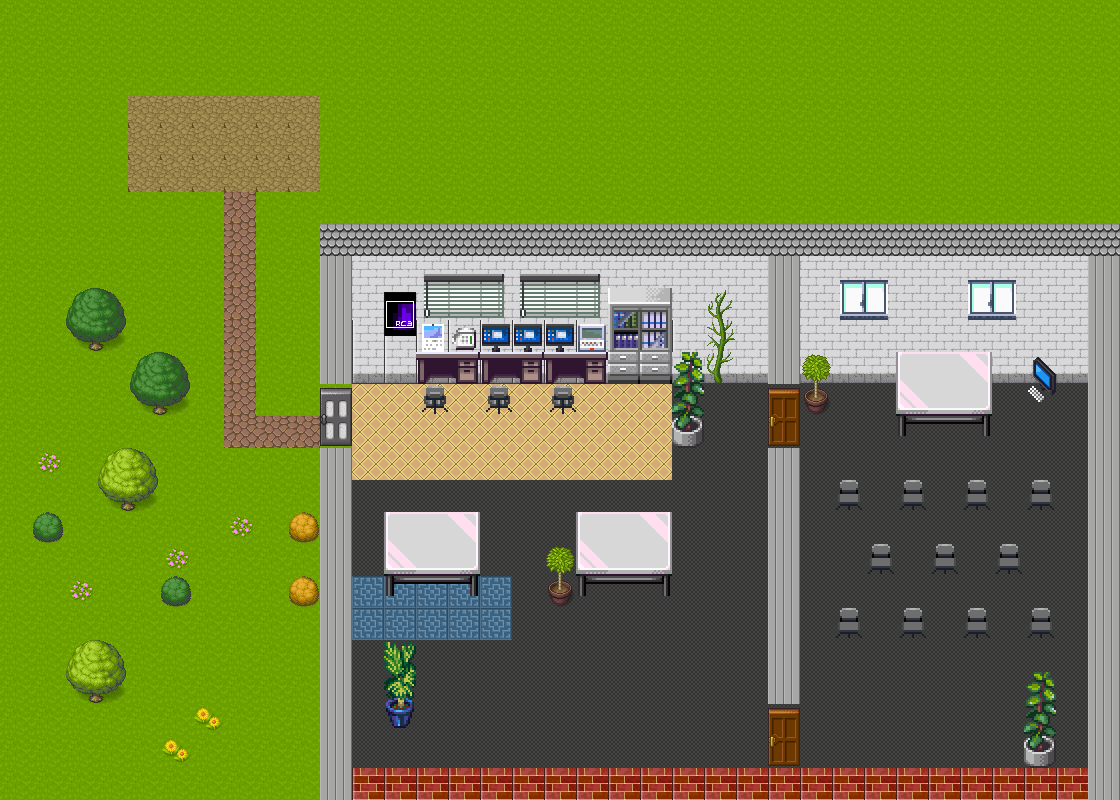

A level layout from a 2D game, rendered from its tile map. Below: a short description, then the map file with tile-grid data replaced by summaries:
An orthogonal 35x25 tile map with 32x32 px tiles, 11 tile layers (start, Grass_draussen, GroundFloor, Wall, ...), 4 tilesets.

<map version="1.4" tiledversion="1.4.3" orientation="orthogonal" renderorder="right-down" width="35" height="25" tilewidth="32" tileheight="32" infinite="0" nextlayerid="16" nextobjectid="1">
 <editorsettings>
  <export target="main.json" format="json" />
 </editorsettings>
 <tileset firstgid="1" name="cija_32x32_expansion for Pipoya_CC0" tilewidth="32" tileheight="32" tilecount="1995" columns="15">
  <image source="tiles/tiles_png/community/bytewerk/cija_32x32_expansion for Pipoya_CC0.png" width="480" height="4256" />
  <tile id="735">
   <properties>
    <property name="collides" type="bool" value="true" />
   </properties>
  </tile>
  <tile id="736">
   <properties>
    <property name="collides" type="bool" value="true" />
   </properties>
  </tile>
  <tile id="737">
   <properties>
    <property name="collides" type="bool" value="true" />
   </properties>
  </tile>
  <tile id="738">
   <properties>
    <property name="collides" type="bool" value="true" />
   </properties>
  </tile>
  <tile id="739">
   <properties>
    <property name="collides" type="bool" value="true" />
   </properties>
  </tile>
  <tile id="740">
   <properties>
    <property name="collides" type="bool" value="true" />
   </properties>
  </tile>
  <tile id="750">
   <properties>
    <property name="collides" type="bool" value="true" />
   </properties>
  </tile>
  <tile id="751">
   <properties>
    <property name="collides" type="bool" value="true" />
   </properties>
  </tile>
  <tile id="752">
   <properties>
    <property name="collides" type="bool" value="true" />
   </properties>
  </tile>
  <tile id="753">
   <properties>
    <property name="collides" type="bool" value="true" />
   </properties>
  </tile>
  <tile id="754">
   <properties>
    <property name="collides" type="bool" value="true" />
   </properties>
  </tile>
  <tile id="755">
   <properties>
    <property name="collides" type="bool" value="true" />
   </properties>
  </tile>
  <tile id="765">
   <properties>
    <property name="collides" type="bool" value="true" />
   </properties>
  </tile>
  <tile id="766">
   <properties>
    <property name="collides" type="bool" value="true" />
   </properties>
  </tile>
  <tile id="767">
   <properties>
    <property name="collides" type="bool" value="true" />
   </properties>
  </tile>
  <tile id="768">
   <properties>
    <property name="collides" type="bool" value="true" />
   </properties>
  </tile>
  <tile id="769">
   <properties>
    <property name="collides" type="bool" value="true" />
   </properties>
  </tile>
  <tile id="770">
   <properties>
    <property name="collides" type="bool" value="true" />
   </properties>
  </tile>
  <tile id="780">
   <properties>
    <property name="collides" type="bool" value="true" />
   </properties>
  </tile>
  <tile id="781">
   <properties>
    <property name="collides" type="bool" value="true" />
   </properties>
  </tile>
  <tile id="782">
   <properties>
    <property name="collides" type="bool" value="true" />
   </properties>
  </tile>
  <tile id="783">
   <properties>
    <property name="collides" type="bool" value="true" />
   </properties>
  </tile>
  <tile id="784">
   <properties>
    <property name="collides" type="bool" value="true" />
   </properties>
  </tile>
  <tile id="785">
   <properties>
    <property name="collides" type="bool" value="true" />
   </properties>
  </tile>
  <tile id="795">
   <properties>
    <property name="collides" type="bool" value="true" />
   </properties>
  </tile>
  <tile id="796">
   <properties>
    <property name="collides" type="bool" value="true" />
   </properties>
  </tile>
  <tile id="797">
   <properties>
    <property name="collides" type="bool" value="true" />
   </properties>
  </tile>
  <tile id="798">
   <properties>
    <property name="collides" type="bool" value="true" />
   </properties>
  </tile>
  <tile id="799">
   <properties>
    <property name="collides" type="bool" value="true" />
   </properties>
  </tile>
  <tile id="800">
   <properties>
    <property name="collides" type="bool" value="true" />
   </properties>
  </tile>
  <tile id="1050">
   <properties>
    <property name="collides" type="bool" value="true" />
   </properties>
  </tile>
  <tile id="1051">
   <properties>
    <property name="collides" type="bool" value="true" />
   </properties>
  </tile>
  <tile id="1052">
   <properties>
    <property name="collides" type="bool" value="true" />
   </properties>
  </tile>
  <tile id="1053">
   <properties>
    <property name="collides" type="bool" value="true" />
   </properties>
  </tile>
  <tile id="1054">
   <properties>
    <property name="collides" type="bool" value="true" />
   </properties>
  </tile>
  <tile id="1055">
   <properties>
    <property name="collides" type="bool" value="true" />
   </properties>
  </tile>
  <tile id="1056">
   <properties>
    <property name="collides" type="bool" value="true" />
   </properties>
  </tile>
  <tile id="1065">
   <properties>
    <property name="collides" type="bool" value="true" />
   </properties>
  </tile>
  <tile id="1066">
   <properties>
    <property name="collides" type="bool" value="true" />
   </properties>
  </tile>
  <tile id="1067">
   <properties>
    <property name="collides" type="bool" value="true" />
   </properties>
  </tile>
  <tile id="1068">
   <properties>
    <property name="collides" type="bool" value="true" />
   </properties>
  </tile>
  <tile id="1069">
   <properties>
    <property name="collides" type="bool" value="true" />
   </properties>
  </tile>
  <tile id="1070">
   <properties>
    <property name="collides" type="bool" value="true" />
   </properties>
  </tile>
  <tile id="1071">
   <properties>
    <property name="collides" type="bool" value="true" />
   </properties>
  </tile>
  <tile id="1080">
   <properties>
    <property name="collides" type="bool" value="true" />
   </properties>
  </tile>
  <tile id="1081">
   <properties>
    <property name="collides" type="bool" value="true" />
   </properties>
  </tile>
  <tile id="1082">
   <properties>
    <property name="collides" type="bool" value="true" />
   </properties>
  </tile>
  <tile id="1083">
   <properties>
    <property name="collides" type="bool" value="true" />
   </properties>
  </tile>
  <tile id="1084">
   <properties>
    <property name="collides" type="bool" value="true" />
   </properties>
  </tile>
  <tile id="1085">
   <properties>
    <property name="collides" type="bool" value="true" />
   </properties>
  </tile>
  <tile id="1086">
   <properties>
    <property name="collides" type="bool" value="true" />
   </properties>
  </tile>
  <tile id="1095">
   <properties>
    <property name="collides" type="bool" value="true" />
   </properties>
  </tile>
  <tile id="1096">
   <properties>
    <property name="collides" type="bool" value="true" />
   </properties>
  </tile>
  <tile id="1097">
   <properties>
    <property name="collides" type="bool" value="true" />
   </properties>
  </tile>
  <tile id="1098">
   <properties>
    <property name="collides" type="bool" value="true" />
   </properties>
  </tile>
  <tile id="1099">
   <properties>
    <property name="collides" type="bool" value="true" />
   </properties>
  </tile>
  <tile id="1100">
   <properties>
    <property name="collides" type="bool" value="true" />
   </properties>
  </tile>
  <tile id="1101">
   <properties>
    <property name="collides" type="bool" value="true" />
   </properties>
  </tile>
 </tileset>
 <tileset firstgid="1996" name="tilesets_deviant_milkian_1" tilewidth="32" tileheight="32" tilecount="256" columns="16">
  <image source="tiles/tiles_png/community/cert/imgs/tilesheets/tilesets_deviant_milkian_1.png" width="512" height="512" />
  <tile id="152">
   <properties>
    <property name="collides" type="bool" value="true" />
   </properties>
  </tile>
  <tile id="153">
   <properties>
    <property name="collides" type="bool" value="true" />
   </properties>
  </tile>
  <tile id="154">
   <properties>
    <property name="collides" type="bool" value="true" />
   </properties>
  </tile>
  <tile id="168">
   <properties>
    <property name="collides" type="bool" value="true" />
   </properties>
  </tile>
  <tile id="169">
   <properties>
    <property name="collides" type="bool" value="true" />
   </properties>
  </tile>
  <tile id="170">
   <properties>
    <property name="collides" type="bool" value="true" />
   </properties>
  </tile>
  <tile id="184">
   <properties>
    <property name="collides" type="bool" value="true" />
   </properties>
  </tile>
  <tile id="185">
   <properties>
    <property name="collides" type="bool" value="true" />
   </properties>
  </tile>
  <tile id="186">
   <properties>
    <property name="collides" type="bool" value="true" />
   </properties>
  </tile>
 </tileset>
 <tileset firstgid="2252" name="rc3_style_set" tilewidth="32" tileheight="32" tilecount="28" columns="4">
  <image source="tiles/tiles_png/community/cert/imgs/tilesheets/rc3_style_set.png" width="128" height="224" />
 </tileset>
 <tileset firstgid="2280" name="mapUtilities" tilewidth="32" tileheight="32" tilecount="9" columns="9">
  <image source="tiles/tiles_png/community/cert/imgs/tilesheets/mapUtilities.png" width="288" height="32" />
 </tileset>
 <layer id="7" name="start" width="35" height="25">
  <data>[875 cells, 1 non-empty, 1 distinct tile ids]</data>
 </layer>
 <layer id="10" name="Grass_draussen" width="35" height="25">
  <data>[875 cells, 875 non-empty, 3 distinct tile ids]</data>
 </layer>
 <layer id="2" name="GroundFloor" width="35" height="25">
  <data>[875 cells, 246 non-empty, 1 distinct tile ids]</data>
 </layer>
 <layer id="5" name="Wall" width="35" height="25">
  <data>[875 cells, 187 non-empty, 12 distinct tile ids]</data>
 </layer>
 <layer id="14" name="URL_2" width="35" height="25">
  <data>[875 cells, 0 non-empty, 0 distinct tile ids]</data>
 </layer>
 <layer id="13" name="QRZ_URL" width="35" height="25">
  <properties>
   <property name="openWebsite" value="https://dc8pat.darc.de/rc3/referrers/qrz_dc8pat.html" />
  </properties>
  <data>[875 cells, 10 non-empty, 1 distinct tile ids]</data>
 </layer>
 <layer id="12" name="howto_board" width="35" height="25">
  <data>[875 cells, 48 non-empty, 16 distinct tile ids]</data>
 </layer>
 <layer id="6" name="WebSDR_URL" width="35" height="25">
  <properties>
   <property name="openWebsite" value="https://dc8pat.darc.de/rc3/referrers/websdr_referrer.html" />
  </properties>
  <data>[875 cells, 30 non-empty, 1 distinct tile ids]</data>
 </layer>
 <layer id="4" name="Shack" width="35" height="25">
  <data>[875 cells, 35 non-empty, 21 distinct tile ids]</data>
 </layer>
 <objectgroup id="8" name="floorLayer" />
 <layer id="9" name="plants" width="35" height="25">
  <data>[875 cells, 16 non-empty, 11 distinct tile ids]</data>
 </layer>
 <layer id="15" name="trees" width="35" height="25">
  <data>[875 cells, 26 non-empty, 12 distinct tile ids]</data>
 </layer>
 <imagelayer id="3" name="Image Layer 1" offsetx="720" offsety="613.333" />
</map>
